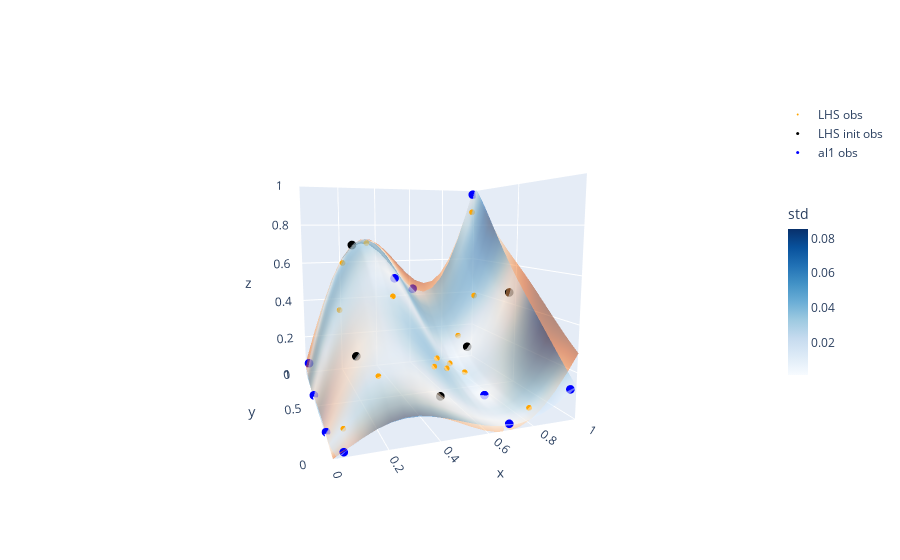

Notebook source saved alongside this figure:
### Code cell
# Predict surface based on fitted GP
mu_al1,std_al1 = gpm_al1.predict(Xsurf, return_std=True)

# Plot the result
fig = go.FigureWidget()

# fig.add_surface(x=mx, y=my, z=mu_oat.reshape(mx.shape), name='GP oat',
#                 colorscale='Reds', surfacecolor=std_oat.reshape(mx.shape), opacity=0.5, showscale=False,
#                colorbar={'title':'std','len':0.5, 'thickness':20})

fig.add_surface(x=mx, y=my, z=mu_lhs.reshape(mx.shape), name='GP lhs',
                colorscale='Oranges', surfacecolor=std_lhs.reshape(mx.shape), opacity=0.5, showscale=False,
               colorbar={'title':'std','len':0.5, 'thickness':20})

fig.add_surface(x=mx, y=my, z=mu_al1.reshape(mx.shape), name='GP al1',
                colorscale='Blues', surfacecolor=std_al1.reshape(mx.shape), opacity=0.5, showscale=True,
               colorbar={'title':'std','len':0.5, 'thickness':20})

# fig.add_scatter3d(x=X_oat[:,0], y=X_oat[:,1], z=y_oat, mode='markers',
#                   marker={'symbol':'circle', 'color':'red', 'size':2},
#                   name='OAT obs', showlegend=True)

fig.add_scatter3d(x=X_lhs[:,0], y=X_lhs[:,1], z=y_lhs, mode='markers',
                  marker={'symbol':'circle', 'color':'orange', 'size':2},
                  name='LHS obs', showlegend=True)

fig.add_scatter3d(x=X_init[:,0], y=X_init[:,1], z=y_init, mode='markers',
                  marker={'symbol':'circle', 'color':'black', 'size':3},
                  name='LHS init obs', showlegend=True)

fig.add_scatter3d(x=X_al1[:,0], y=X_al1[:,1], z=y_al1, mode='markers',
                  marker={'symbol':'circle', 'color':'blue', 'size':3},
                  name='al1 obs', showlegend=True)


# update layout to set view
fig.update_layout(
                  scene={'xaxis':{'range':[0,1]},
                         'yaxis':{'range':[0,1]},
                         'zaxis':{'range':[0,1]},
                         'aspectratio':{'x':1,'y':1,'z':1},
                         'camera':{
                            'eye':{'x':-0.7, 'y':-2., 'z':0.3}}
                        })

fig.show()

### Figure 1 — Plotly figure (JSON) as saved in the notebook; plotly's stock layout.template omitted (floating-point values rounded to 4 significant figures; data arrays with more than 128 entries replaced by an {"elided": "..."} marker saying what was removed)
{"data": [{"colorbar": {"len": 0.5, "thickness": 20, "title": {"text": "std"}}, "colorscale": [[0, "rgb(255,245,235)"], [0.125, "rgb(254,230,206)"], [0.25, "rgb(253,208,162)"], [0.375, "rgb(253,174,107)"], [0.5, "rgb(253,141,60)"], [0.625, "rgb(241,105,19)"], [0.75, "rgb(217,72,1)"], [0.875, "rgb(166,54,3)"], [1, "rgb(127,39,4)"]], "name": "GP lhs", "opacity": 0.5, "showscale": false, "surfacecolor": {"elided": "20x20 float values"}, "type": "surface", "uid": "9b0e7a75-3008-4e72-bef9-eb803b8f791e", "x": {"elided": "20x20 float values"}, "y": {"elided": "20x20 float values"}, "z": {"elided": "20x20 float values"}}, {"colorbar": {"len": 0.5, "thickness": 20, "title": {"text": "std"}}, "colorscale": [[0, "rgb(247,251,255)"], [0.125, "rgb(222,235,247)"], [0.25, "rgb(198,219,239)"], [0.375, "rgb(158,202,225)"], [0.5, "rgb(107,174,214)"], [0.625, "rgb(66,146,198)"], [0.75, "rgb(33,113,181)"], [0.875, "rgb(8,81,156)"], [1, "rgb(8,48,107)"]], "name": "GP al1", "opacity": 0.5, "showscale": true, "surfacecolor": {"elided": "20x20 float values"}, "type": "surface", "uid": "67d0c27c-24ca-400b-96c3-3573b5df1677", "x": {"elided": "20x20 float values"}, "y": {"elided": "20x20 float values"}, "z": {"elided": "20x20 float values"}}, {"marker": {"color": "orange", "size": 2, "symbol": "circle"}, "mode": "markers", "name": "LHS obs", "showlegend": true, "type": "scatter3d", "uid": "ccbd891d-e4b1-4558-a8e3-580dd84ed3fd", "x": [0.3103, 0.9678, 0.5093, 0.8869, 0.4601, 0.7828, 0.5768, 0.1965, 0.6635, 0.7266, 0.05509, 0.2039, 0.8121, 0.3401, 0.1331], "y": [0.8205, 0.9572, 0.3287, 0.7453, 0.2315, 0.7193, 0.378, 0.8868, 0.5492, 0.5072, 0.1069, 0.1634, 0.05713, 0.434, 0.6191], "z": [0.7091, 0.874, 0.2187, 0.419, 0.2149, 0.2089, 0.1506, 0.605, 0.1158, 0.0759, 0.05776, 0.224, 0.05441, 0.4882, 0.4066]}, {"marker": {"color": "black", "size": 3, "symbol": "circle"}, "mode": "markers", "name": "LHS init obs", "showlegend": true, "type": "scatter3d", "uid": "5e81eb86-cb77-4a16-940b-14a5bf0c1134", "x": [0.7958, 0.1452, 0.4375, 0.2557, 0.9693], "y": [0.6308, 0.297, 0.1046, 0.9318, 0.5133], "z": [0.1686, 0.2715, 0.1345, 0.6953, 0.4643]}, {"marker": {"color": "blue", "size": 3, "symbol": "circle"}, "mode": "markers", "name": "al1 obs", "showlegend": true, "type": "scatter3d", "uid": "88dba6ee-69e6-4656-97a4-09e65ba48ce9", "x": [0.9869, 0.9756, 0.0382, 0.0162, 0.002258, 0.6142, 0.7306, 0.3912, 0.6961, 0.004155], "y": [0.9916, 0.01034, 0.006052, 0.9729, 0.6192, 0.9937, 0.2983, 0.5849, 0.01515, 0.2092], "z": [0.9769, 0.1302, 0.01836, 0.05914, 0.007536, 0.4368, 0.03229, 0.5503, 0.02037, 0.00679]}], "layout": {"scene": {"aspectratio": {"x": 1, "y": 1, "z": 1}, "camera": {"eye": {"x": -0.7, "y": -2, "z": 0.3}}, "xaxis": {"range": [0, 1]}, "yaxis": {"range": [0, 1]}, "zaxis": {"range": [0, 1]}}}}
